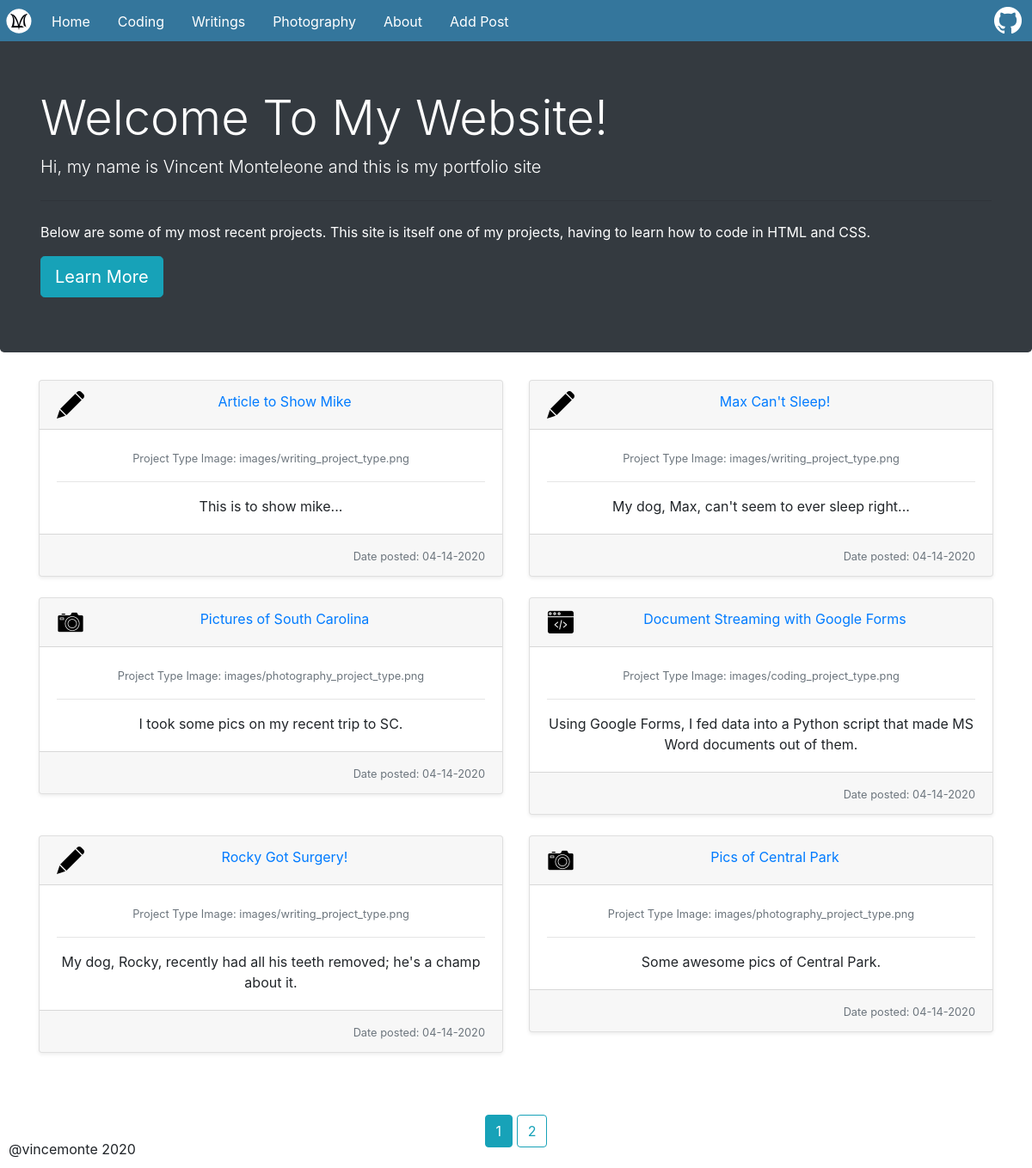
The page /home on the database its author committed.
### personalWebsite/models.py (models this page shows, shortened)
class HomePost(db.Model):
    id = db.Column(db.Integer, primary_key=True)
    project_id = db.Column(db.Integer, db.ForeignKey('project.id'), unique=True)
    type_image = db.Column(db.String(30), nullable=False)
    content = db.Column(db.Text, nullable=False)

class Project(db.Model):
    id = db.Column(db.Integer, primary_key=True)
    title = db.Column(db.String(100), nullable=False)
    type = db.Column(db.String(20), nullable=False)
    content= db.Column(db.Text, nullable=True)
    images = db.Column(db.String(50), nullable=True)
    date_posted = db.Column(db.DateTime, nullable=False, default=datetime.now)
    home_post = db.relationship('HomePost', backref='project', uselist=False)

### personalWebsite/routes.py (the view)
@app.route('/')
@app.route('/home')
def homepage():
    page = request.args.get('page', 1, type=int)
    posts = HomePost.query.order_by(HomePost.id.desc()).paginate(page=page, per_page=6)
    return render_template('homepage.html', posts=posts)

### personalWebsite/templates/homepage.html
{% extends "layout.html" %}
{%block content%}
    <div class="jumbotron text-left bg-dark">
      <div class="container text-white">
        <h1 class="display-4"> Welcome To My Website!</h1>
        <p class="lead">Hi, my name is Vincent Monteleone and this is my portfolio site</p>
        <hr class="my-4">
        <p>Below are some of my most recent projects. This site is itself one of my projects, having to learn how to code in HTML and CSS.</p>
        <a class="btn btn-info btn-lg" href="{{ url_for('about') }}"> Learn More</a>
      </div>
    </div>
    <section class="text-center">
      <div class="container">
        <div class="row">
          {% for post in posts.items %}
          <div class="col-md-6">
            <div class="card mb-4 shadow-sm">
              <div class="card-header">
                <img  src="{{ url_for('static', filename=post.type_image ) }}" class="project_type_image">
                <a class = "card-title" href="{{ url_for('project', project_id=post.project_id) }}">{{ post.project.title }}</a>
              </div>
              <div class="card-body">
                <small class="text-muted"> Project Type Image: {{ post.type_image }}</small>
                <hr>
                <p class= "card-text"> {{ post.content }} </p>
              </div>
              <div class="card-footer text-right">
                <small class="text-muted">Date posted: {{ post.project.date_posted.strftime('%m-%d-%Y') }}</small>
              </div>
            </div>
          </div>
          {% endfor %}
        </div>
      </div>
      <div class="container mt-5">
        {% for page_num in posts.iter_pages(left_edge=1, right_edge=1, left_current=1, right_current=2) %}
          {% if page_num %}
            {% if posts.page == page_num %}
              <a class="btn btn-info mb-4" href="{{ url_for('homepage', page=page_num) }}">{{ page_num }}</a>
            {% else %}
              <a class="btn btn-outline-info mb-4" href="{{ url_for('homepage', page=page_num) }}">{{ page_num }}</a>
            {% endif %}
          {% else %}
            <small>...</small>
          {% endif %}
        {% endfor %}
      </div>
{%endblock content%}

### personalWebsite/templates/layout.html (shortened to what this page needs)
<!DOCTYPE html>
<html lang="en" dir="ltr">
  <head>
    <link rel="stylesheet" href="https://stackpath.bootstrapcdn.com/bootstrap/4.1.3/css/bootstrap.min.css">
    <link rel="stylesheet" type="text/css" href="{{ url_for('static', filename='main.css')}}">
  </head>
  <body>
    <header>
      <nav class="navbar">
        <ul>
          <li><img class="logo" src="{{url_for('static', filename='images/VLMLogoWhite.svg')}}"></li>
          <div class="nav-page-links">
            <li><a href="{{ url_for('homepage') }}">Home</a></li>
            <li><a href="{{ url_for('coding') }}">Coding</a></li>
            <li><a href="{{ url_for('writings') }}">Writings</a></li>
            <li><a href="{{ url_for('photography') }}">Photography</a></li>
            <li><a href="{{ url_for('about') }}">About</a></li>
            <li><a href="{{ url_for('addpost') }}">Add Post</a></li>
          </div>
          <div class="nav-image-links">
              <li><a href="https://github.com/vincemonte"><img src="{{url_for('static', filename='images/GitHub-Mark-Light-32px.png')}}"></a></li>
          </div>
        </ul>
      </nav>
    </header>
    <main role="main">
        {% block content %}{% endblock %}
    </main>
    <footer>@vincemonte 2020</footer>
  </body>
</html>

### personalWebsite/static/main.css (style rules this page uses)
html { min-height: 100%; min-width: 100%; font-family: 'Montserrat', sans-serif; overflow: auto; }
body { margin: 0; }
header { margin-bottom: 2.5em; }
main { min-width: 1em; }
.navbar { width: 100%; height: 3em; position: fixed; z-index: 1; top: 0; left: 0; margin: 0; padding: 0; }
.navbar ul { padding:inherit; width: inherit; height: inherit; list-style-type: none; background-color: #34769C; overflow: hidden; }
.logo { float: left; display: block; padding-top: .3em; height: 44px; width: 44px; }
.nav-page-links li { float: left; }
.nav-image-links li { float: right; padding-top: 8px; padding-right: .75em; }
.nav-page-links li a { display: block; color: white; text-decoration: none; text-align: center; padding: .8em 1em; }
.project_type_image { display: block; float: left; }
footer { position:fixed; bottom: 10px; padding-left: 10px; }

### rows shown on the page
HomePost: type_image (picture), project "Article to Show Mike", type_image "images/writing_project_type.png", content "This is to show mike...", project.date_posted "04-14-2020"
HomePost: type_image (picture), project "Max Can't Sleep!", type_image "images/writing_project_type.png", content "My dog, Max, can't seem to ever sleep right...", project.date_posted "04-14-2020"
HomePost: type_image (picture), project "Pictures of South Carolina", type_image "images/photography_project_type.png", content "I took some pics on my recent trip to SC.", project.date_posted "04-14-2020"
HomePost: type_image (picture), project "Document Streaming with Google Forms", type_image "images/coding_project_type.png", content "Using Google Forms, I fed data into a Python script that made MS Word documents out of them.", project.date_posted "04-14-2020"
HomePost: type_image (picture), project "Rocky Got Surgery!", type_image "images/writing_project_type.png", content "My dog, Rocky, recently had all his teeth removed; he's a champ about it.", project.date_posted "04-14-2020"
HomePost: type_image (picture), project "Pics of Central Park", type_image "images/photography_project_type.png", content "Some awesome pics of Central Park.", project.date_posted "04-14-2020"

### other values the page prints
{{ page_num }} "1"
{{ page_num }} "2"
